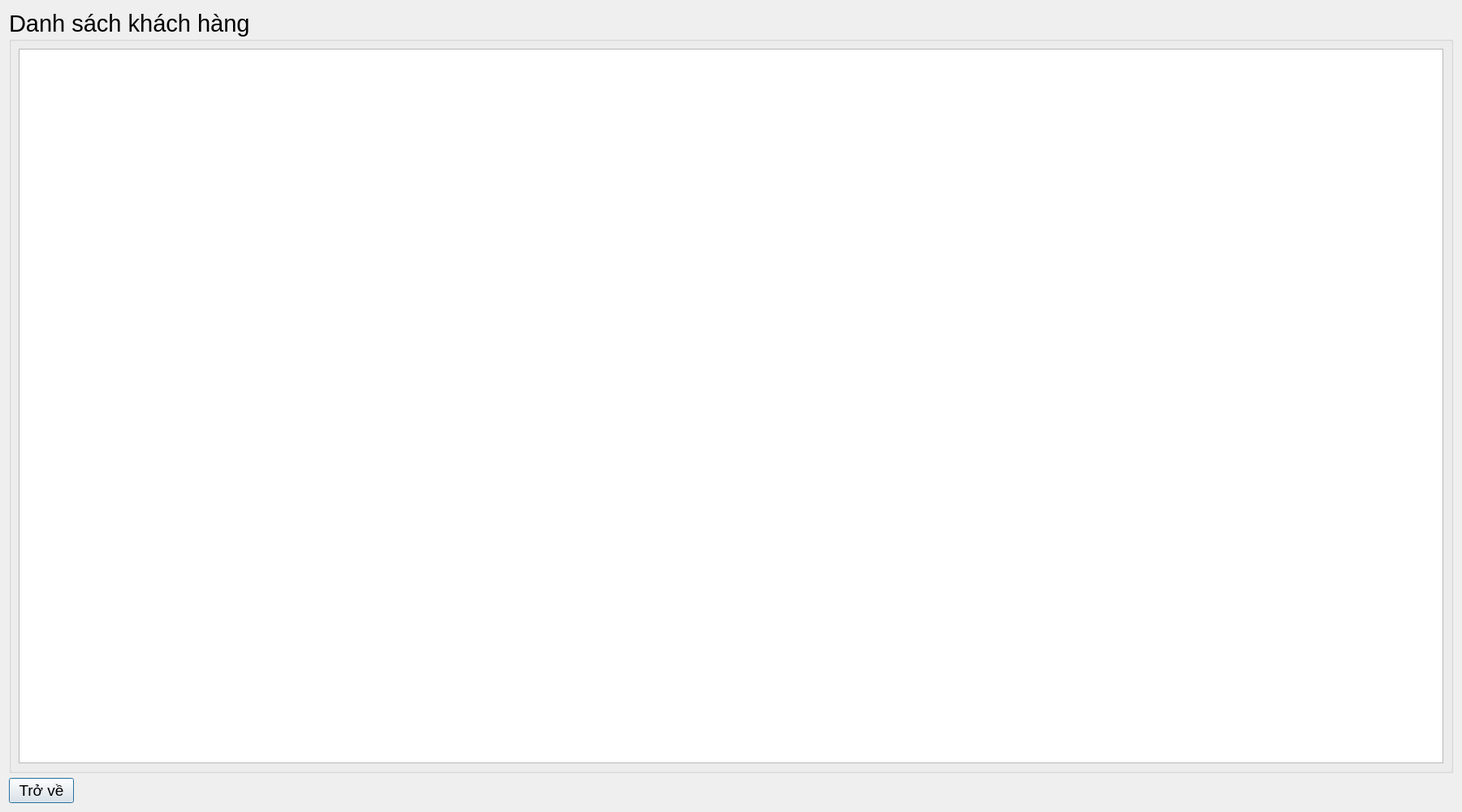
<?xml version="1.0" encoding="UTF-8"?>
<ui version="4.0">
 <class>DanhSach</class>
 <widget class="QDialog" name="DanhSach">
  <property name="geometry">
   <rect>
    <x>0</x>
    <y>0</y>
    <width>1800</width>
    <height>1000</height>
   </rect>
  </property>
  <property name="windowTitle">
   <string/>
  </property>
  <layout class="QVBoxLayout" name="verticalLayout">
   <item>
    <widget class="QGroupBox" name="groupBox">
     <property name="font">
      <font>
       <pointsize>22</pointsize>
      </font>
     </property>
     <property name="title">
      <string>Danh sách khách hàng</string>
     </property>
     <layout class="QHBoxLayout" name="horizontalLayout">
      <item>
       <widget class="QTableView" name="tableView">
        <property name="font">
         <font>
          <pointsize>14</pointsize>
         </font>
        </property>
       </widget>
      </item>
     </layout>
    </widget>
   </item>
   <item>
    <layout class="QHBoxLayout" name="horizontalLayout_2">
     <item>
      <widget class="QPushButton" name="pushButton">
       <property name="font">
        <font>
         <pointsize>14</pointsize>
        </font>
       </property>
       <property name="text">
        <string>Trở về</string>
       </property>
      </widget>
     </item>
     <item>
      <spacer name="horizontalSpacer">
       <property name="orientation">
        <enum>Qt::Horizontal</enum>
       </property>
       <property name="sizeHint" stdset="0">
        <size>
         <width>40</width>
         <height>20</height>
        </size>
       </property>
      </spacer>
     </item>
    </layout>
   </item>
  </layout>
 </widget>
 <resources/>
 <connections/>
</ui>
